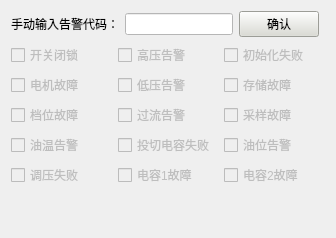
        <widget class="QWidget" name="page_alm">
         <layout class="QGridLayout" name="gridLayout_2">
          <item row="3" column="0" colspan="2">
           <layout class="QGridLayout" name="gridLayout_5">
            <item row="3" column="1">
             <widget class="QCheckBox" name="cap_control_fail">
              <property name="enabled">
               <bool>false</bool>
              </property>
              <property name="text">
               <string>投切电容失败</string>
              </property>
             </widget>
            </item>
            <item row="1" column="1">
             <widget class="QCheckBox" name="low_vol">
              <property name="enabled">
               <bool>false</bool>
              </property>
              <property name="text">
               <string>低压告警</string>
              </property>
             </widget>
            </item>
            <item row="2" column="0">
             <widget class="QCheckBox" name="gear_fault">
              <property name="enabled">
               <bool>false</bool>
              </property>
              <property name="text">
               <string>档位故障</string>
              </property>
             </widget>
            </item>
            <item row="1" column="0">
             <widget class="QCheckBox" name="motor_fault">
              <property name="enabled">
               <bool>false</bool>
              </property>
              <property name="text">
               <string>电机故障</string>
              </property>
             </widget>
            </item>
            <item row="0" column="2">
             <widget class="QCheckBox" name="init_fail">
              <property name="enabled">
               <bool>false</bool>
              </property>
              <property name="text">
               <string>初始化失败</string>
              </property>
             </widget>
            </item>
            <item row="0" column="1">
             <widget class="QCheckBox" name="high_vol">
              <property name="enabled">
               <bool>false</bool>
              </property>
              <property name="text">
               <string>高压告警</string>
              </property>
             </widget>
            </item>
            <item row="2" column="2">
             <widget class="QCheckBox" name="att7022_err">
              <property name="enabled">
               <bool>false</bool>
              </property>
              <property name="text">
               <string>采样故障</string>
              </property>
             </widget>
            </item>
            <item row="3" column="2">
             <widget class="QCheckBox" name="oil_pos_alarm">
              <property name="enabled">
               <bool>false</bool>
              </property>
              <property name="text">
               <string>油位告警</string>
              </property>
             </widget>
            </item>
            <item row="0" column="0">
             <widget class="QCheckBox" name="switch_lock">
              <property name="enabled">
               <bool>false</bool>
              </property>
              <property name="text">
               <string>开关闭锁</string>
              </property>
             </widget>
            </item>
            <item row="2" column="1">
             <widget class="QCheckBox" name="over_cur">
              <property name="enabled">
               <bool>false</bool>
              </property>
              <property name="text">
               <string>过流告警</string>
              </property>
             </widget>
            </item>
            <item row="3" column="0">
             <widget class="QCheckBox" name="oil_tmp_alarm">
              <property name="enabled">
               <bool>false</bool>
              </property>
              <property name="text">
               <string>油温告警</string>
              </property>
             </widget>
            </item>
            <item row="1" column="2">
             <widget class="QCheckBox" name="fram_err">
              <property name="enabled">
               <bool>false</bool>
              </property>
              <property name="text">
               <string>存储故障</string>
              </property>
             </widget>
            </item>
            <item row="4" column="0">
             <widget class="QCheckBox" name="turn_vol_fail">
              <property name="enabled">
               <bool>false</bool>
              </property>
              <property name="text">
               <string>调压失败</string>
              </property>
             </widget>
            </item>
            <item row="4" column="1">
             <widget class="QCheckBox" name="cap2_fault">
              <property name="enabled">
               <bool>false</bool>
              </property>
              <property name="text">
               <string>电容1故障</string>
              </property>
             </widget>
            </item>
            <item row="4" column="2">
             <widget class="QCheckBox" name="cap1_fault">
              <property name="enabled">
               <bool>false</bool>
              </property>
              <property name="text">
               <string>电容2故障</string>
              </property>
             </widget>
            </item>
           </layout>
          </item>
          <item row="4" column="0">
           <spacer name="verticalSpacer_8">
            <property name="orientation">
             <enum>Qt::Vertical</enum>
            </property>
            <property name="sizeHint" stdset="0">
             <size>
              <width>20</width>
              <height>40</height>
             </size>
            </property>
           </spacer>
          </item>
          <item row="0" column="0">
           <layout class="QHBoxLayout" name="horizontalLayout_9">
            <item>
             <widget class="QLabel" name="label_6">
              <property name="sizePolicy">
               <sizepolicy hsizetype="Fixed" vsizetype="Preferred">
                <horstretch>0</horstretch>
                <verstretch>0</verstretch>
               </sizepolicy>
              </property>
              <property name="text">
               <string>手动输入告警代码：</string>
              </property>
             </widget>
            </item>
            <item>
             <widget class="QLineEdit" name="lineEdit_hand_input_code">
              <property name="sizePolicy">
               <sizepolicy hsizetype="Fixed" vsizetype="Fixed">
                <horstretch>0</horstretch>
                <verstretch>0</verstretch>
               </sizepolicy>
              </property>
              <property name="styleSheet">
               <string notr="true">background-color: rgb(255, 255, 255);</string>
              </property>
             </widget>
            </item>
            <item>
             <widget class="QPushButton" name="hand_input_code">
              <property name="styleSheet">
               <string notr="true">background-color: rgb(219, 220, 211);</string>
              </property>
              <property name="text">
               <string>确认</string>
              </property>
             </widget>
            </item>
           </layout>
          </item>
         </layout>
        </widget>
